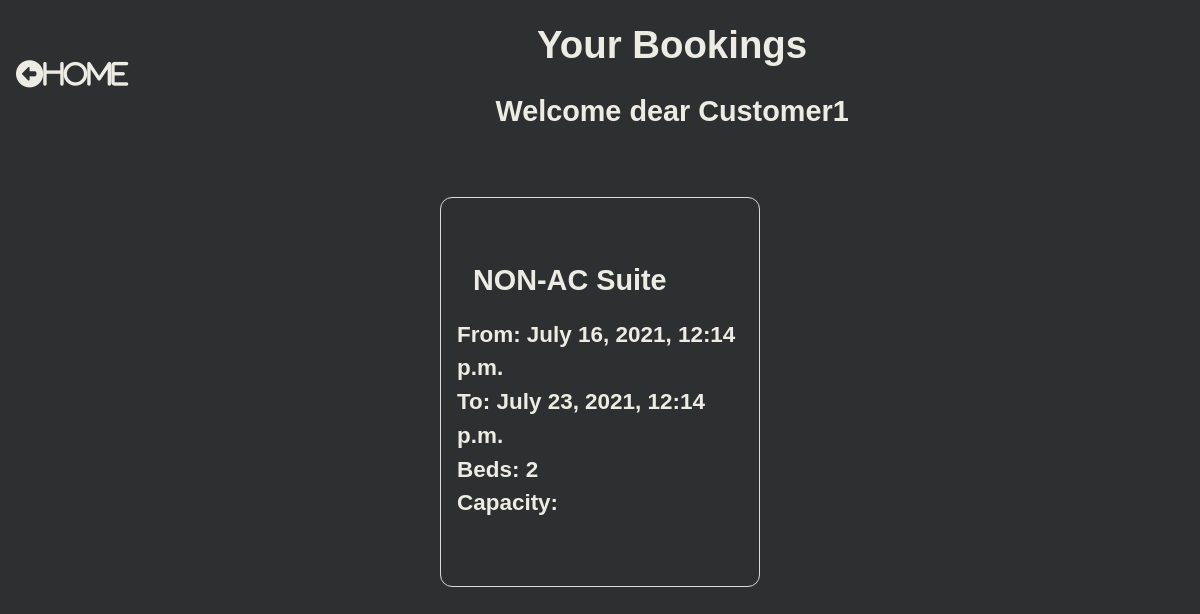
/booking/ (signed in), run on the app's committed database.
### main/models.py (models this page shows, shortened)
class Booking(models.Model):
    user = models.ForeignKey(settings.AUTH_USER_MODEL, on_delete=models.CASCADE)
    room = ForeignKey(Room, on_delete=models.CASCADE)
    check_in = models.DateTimeField()
    check_out = models.DateTimeField()
    def get_room_catagory(self):
        room_catagories = dict(self.room.Room_Catagories)
        room_catagory = room_catagories.get(self.room.catagory)
        return room_catagory
    def get_cancel_booking_url(self):
        return reverse_lazy('CancelBookingView', args=[self.pk])

class Room(models.Model):
    Room_Catagories=(
        ('YAC', 'AC'),
        ('NAC', 'NON-AC'),
        ('DEL', 'DELUXE'),
        ('KIN', 'KING'),
        ('QUE', 'QUEEN'),
    )
    number = models.IntegerField()
    catagory = models.CharField(max_length=3, choices=Room_Catagories)
    beds = models.IntegerField()
    capasity = models.IntegerField()

### main/views.py (the view)
# urls.py: path('booking/', BookingList.as_view(), name='booking'),
class BookingList(LoginRequiredMixin, ListView):
    model = Booking
    def get_queryset(self, *args, **kwargs):
        if self.request.user.is_staff:
            booking_list = Booking.objects.all()
            return booking_list
        else:
            booking_list = Booking.objects.filter(user=self.request.user)
            return booking_list

### main/templates/main/booking_list.html (shortened to what this page needs)
{% load static %}
<!DOCTYPE html>
<html lang="en">
<head>
    <link rel="stylesheet" href="{% static 'main/booking_list_view.css' %}">
</head>
<body>
    <div class="content">
        <div class="header">
            <div class="headings">
                <h1>Your Bookings</h1>
                <h2>Welcome dear {{user}}</h2>
            </div>
            <div class="home">
                <div class="home">
                    <a href="{% url 'rooms' %}"><i class="fas fa-arrow-alt-circle-left">Home</i></a>
                </div>
            </div>
        </div>
        <div class="bookings">
            {% for booking in booking_list %}
            <div class="booking">
                <div class="category">
                    <h2>{{booking.get_room_catagory}} Suite</h2>
                </div>
                <div class="from">
                    <h3>From: {{booking.check_in}}</h3>
                </div>
                <div class="to">
                    <h3>To: {{booking.check_out}}</h3>
                </div>
                <div class="beds">
                    <h3>Beds: {{booking.room.beds}}</h3>
                </div>
                <div class="capacity">
                    <h3>Capacity: {{booking.room.capacity}}</h3>
                </div>
                <div class="cancel"><a href="{{booking.get_cancel_booking_url}}" class="invisible"></a></div>
            </div>
            {% endfor %}
        </div>
</body>
</html>

### main/static/main/booking_list_view.css (style rules this page uses)
* { padding:0; margin:0; box-sizing: border-box; }
body { font-family: sans-serif; background-color: rgb(46, 47, 48); color: rgb(236, 235, 228); line-height: 1.5; font-size: 1.2rem; text-align: center; }
.content { display: flex; flex-direction: column; }
.header { flex: 1; display: flex; flex-flow: row-reverse wrap; justify-content: space-evenly; align-items: center; }
.headings { flex:1.5; }
.home { flex:0.1; }
.bookings { margin-top: 2rem; flex:1; display: flex; flex-direction: row; flex-wrap: wrap; justify-content: space-evenly; }
.booking { flex:1; max-width:20vw; min-width: 20rem; text-align: left; border: 1px solid #dbdbdb; padding:1rem; border-radius: 0.75rem; margin:1rem; }
a i { margin: 1rem; color:rgb(236, 235, 228); text-decoration: none; }
.home a i { font-size: 1.7rem; }
h1,h2 { margin:1rem; }

### data on the page
Booking: get_room_catagory "NON-AC", check_in "July 16, 2021, 12:14 p.m.", check_out "July 23, 2021, 12:14 p.m.", room.beds "2"

### other printed values
{{ user }} "Customer1"
